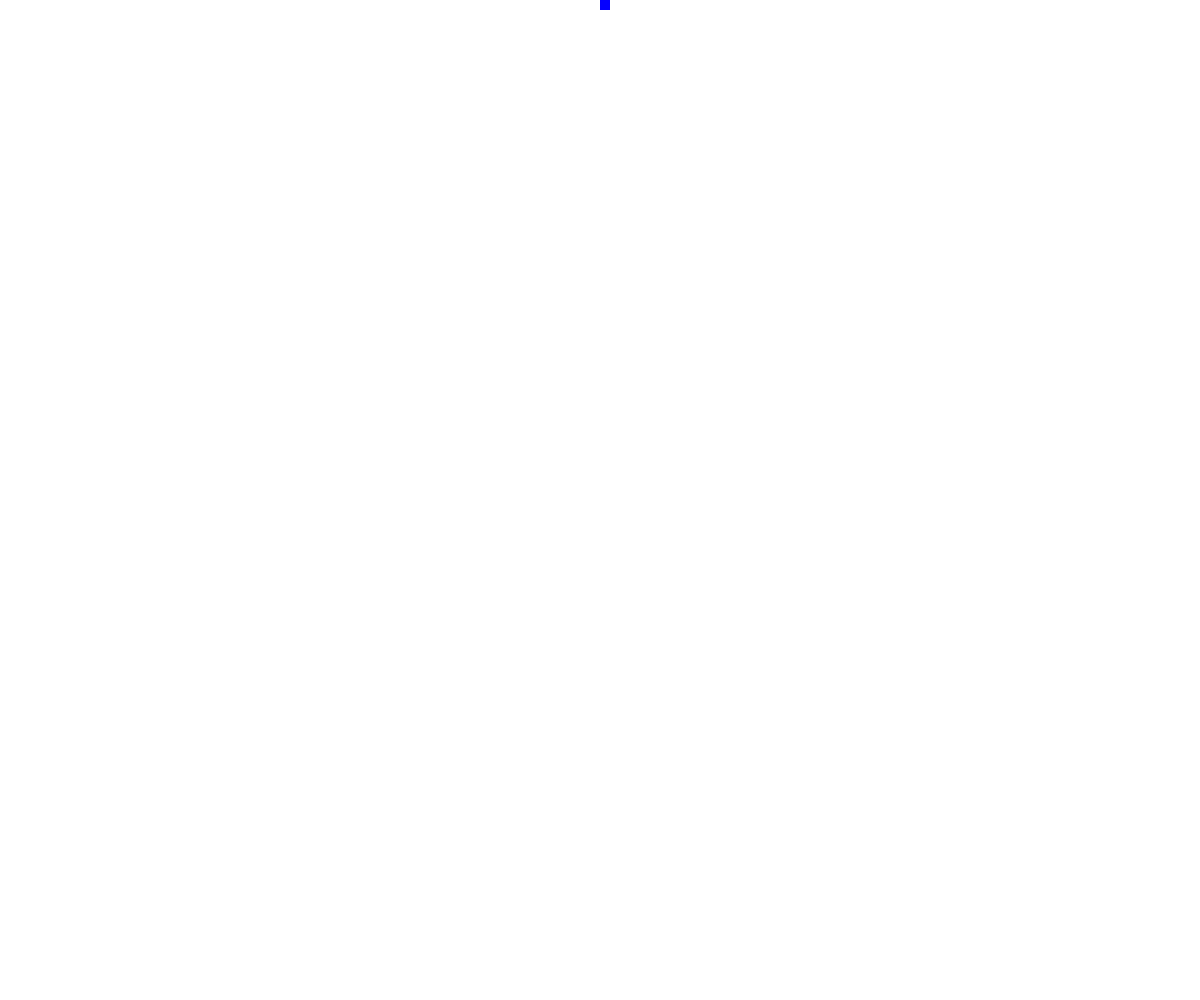
Frame 1 (no input)
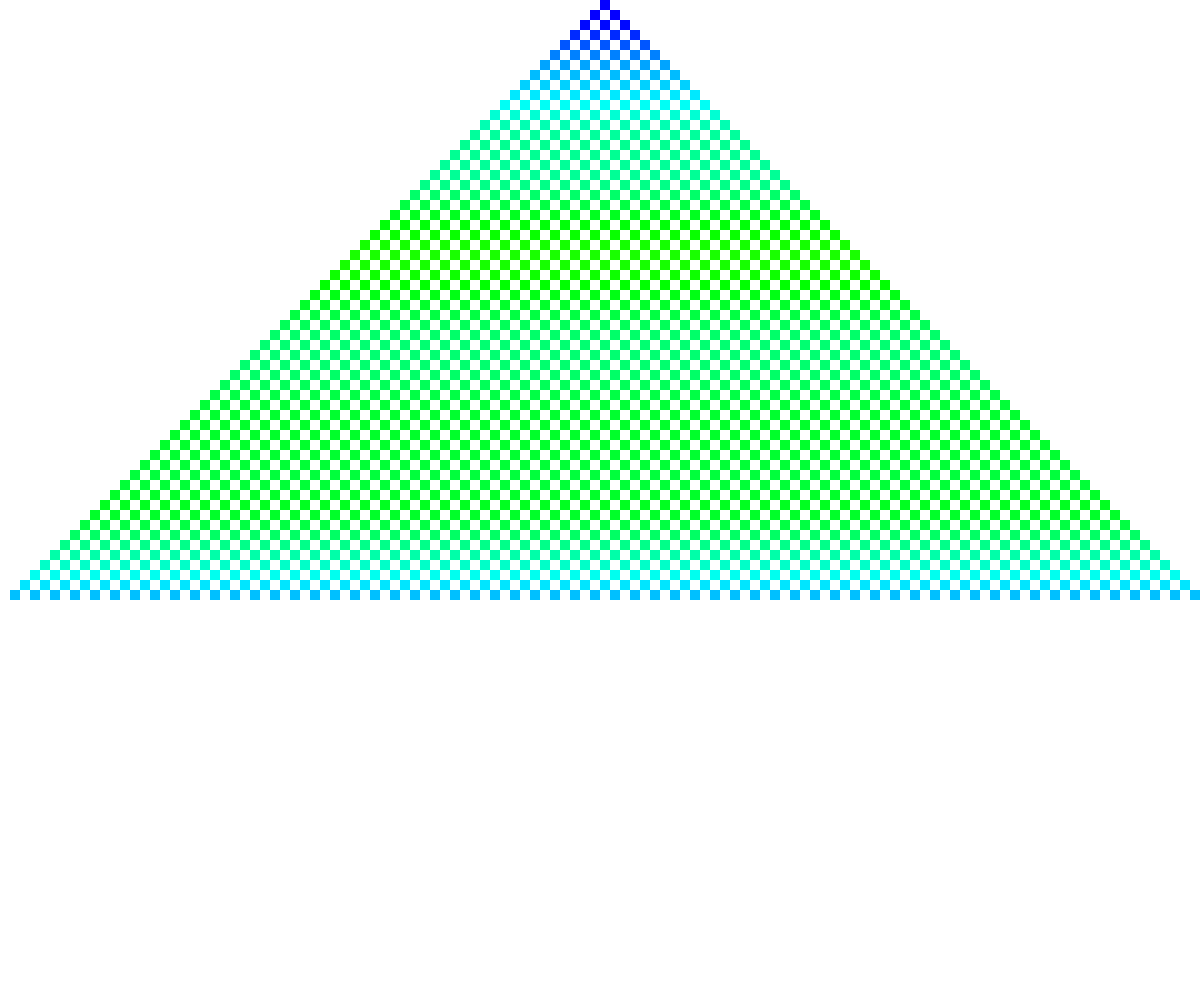
Frame 60 (no input)
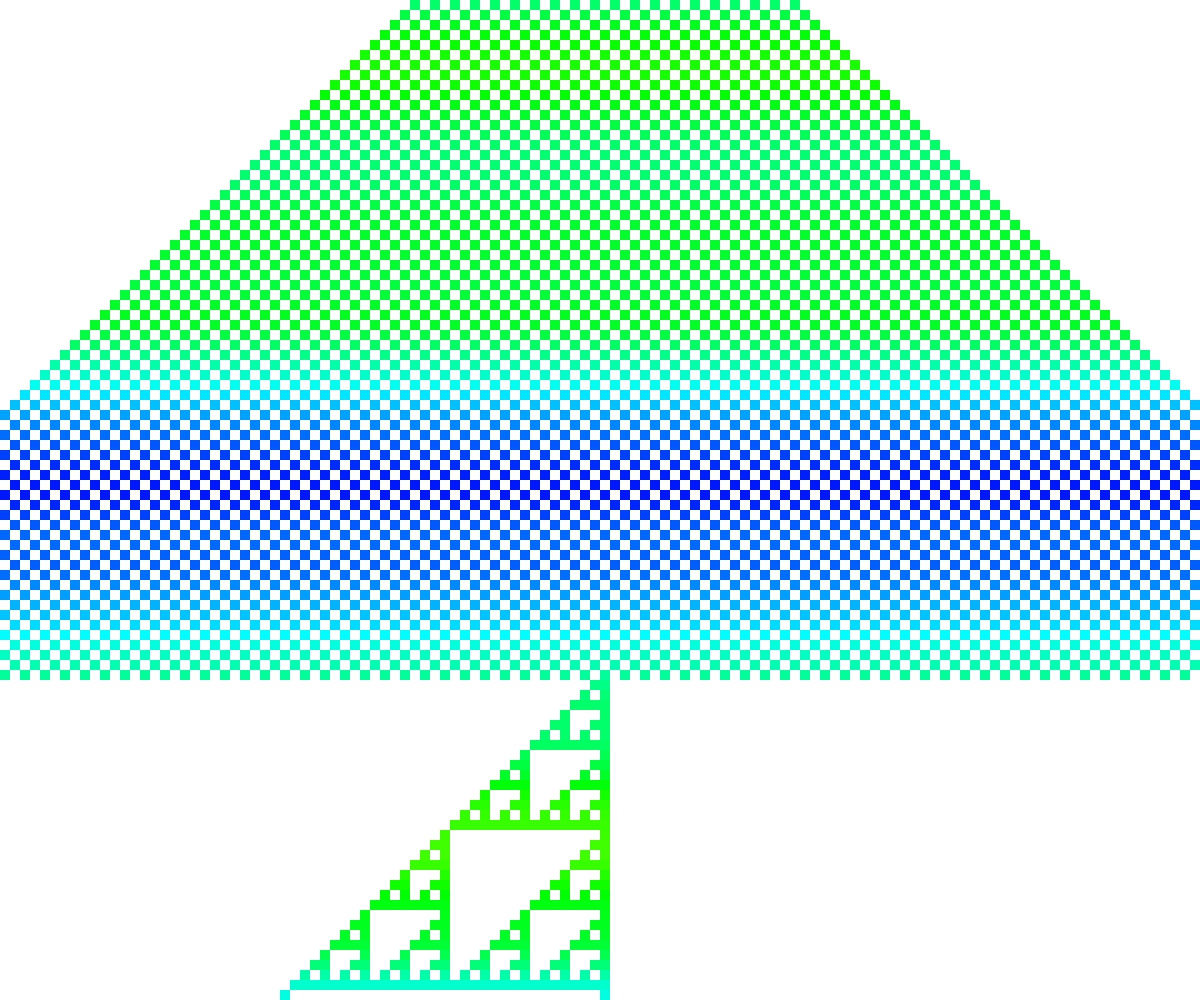
Frame 120 (the mouse pressed at the canvas centre since frame 60)

The p5.js sketch that drew these frames (run headless with seeded random() and noise() and a simulated clock; from frame 60 on, the mouse is pressed at the canvas centre):

// p5.js sketch
// ── sketch.js
// Rule set https://mathworld.wolfram.com/ElementaryCellularAutomaton.html
// From https://www.youtube.com/watch?v=Ggxt06qSAe4

let width
let height

let cellWidth
let cellCount
let cells = []

let history = []

let arrayOfRules = ([30, 54, 60, 62, 90, 94, 102, 122, 222, 182, 190]).map(number => {
 return number.toString(2).padStart(8, "0") 
})
let randomRule

function setup() {
  width = windowWidth
  height = windowHeight

  cellWidth = 10
  cellCount = width / cellWidth
  createCanvas(width, height);
  background(220);
  colorMode(HSB);
  
  randomRule = pickRandomRule()
  
  cells = initializeStartingRow()
}

function draw() {
  frameRate(30)
  history.push(cells)
  changeRuleRandomly()
  
  let canvasRowCount = height / cellWidth
  if(history.length > canvasRowCount + 1) {
    history.splice(0, 1)
  }
  
  drawSquares()
  calculateNextCells()
  moveColourPicker()
}

function drawSquares() {
  let row = 0
  background(255)
  for(let cellRow of history) {
    for(let i = 0; i < cellRow.length; i++) {
      cellRow[i].show(i * cellWidth, row * cellWidth, cellWidth)
    }
    row++
  }
}


function calculateNextCells() {
  let newCells = new Array(cellCount)
  let colour = getColour()
  
  for(let i = 0; i < cellCount; i++) {
    newCells[i] = new Cell(calculateCellValue(i), colour)
  }
  
  cells = newCells
}

function calculateCellValue(index) {
  let left = cells[(index - 1 + cellCount) % cellCount].value
  let cell = cells[index].value
  let right = cells[(index + 1) % cellCount].value
  
  return valueBasedOnRules(left, cell, right)
}

function valueBasedOnRules(left, middle, right) {
  
  let rule = '' + left + middle + right
  let ruleNumber = parseInt(rule, 2)
  
  return randomRule[7 - ruleNumber]
}

function changeRuleRandomly() {
  if(random() < 0.01) {
    randomRule = pickRandomRule()
    console.log("Actual rule is " + parseInt(randomRule, 2))
    resetRow()
  }
}
  
function pickRandomRule() {
  return random(arrayOfRules)
}

function resetRow() {
  cells = initializeStartingRow()
}
  
function initializeStartingRow() {
  let row = []
  let colour = getColour()
  for(let i = 0; i < cellCount; i++) {
    row.push(new Cell(0, colour))
  }
  
  row[floor(cellCount / 2)] = new Cell(1, colour)
  return row
}


function windowResized() {
  resizeCanvas(windowWidth, windowHeight);
}
// ── Cell.js
class Cell {
  constructor(value, colour) {
    this.colour = colour
    this.value = value
  }
  
  show(x, y, cellWidth) {
    if(this.value == 1) {
      fill(this.colour, 255, 255)
      noStroke()
      square(x, y, cellWidth)
    }
  }
}
// ── ColourPicker.js
let colour = 127
let adjust = 0;
let xoff = 0;
let xOffsetStep = 0.03

function getColour() {
  colour = noise(xoff) * 360 + adjust;
  if (random() < 0.0001) {
    adjust += 5;
  }

  if (colour > 360) {
    colour = 0;
    adjust = 0;
  }
  return colour
}

function moveColourPicker() {
  xoff += xOffsetStep;
}
